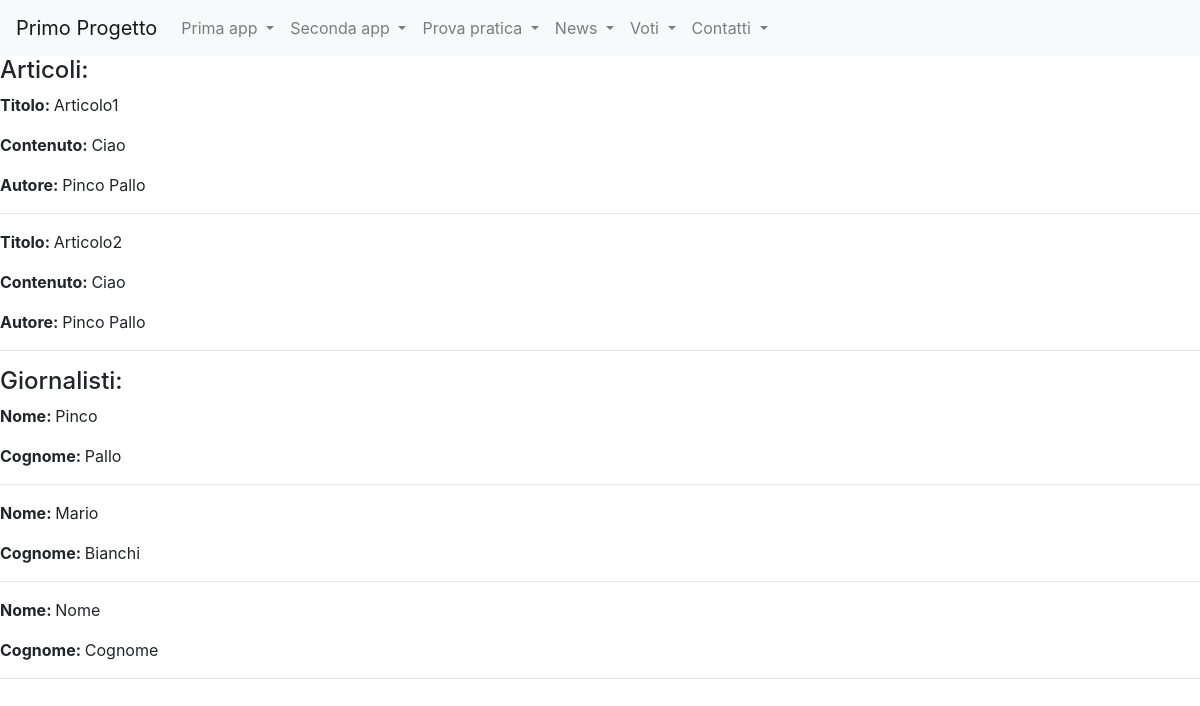
The page /news/ on the database as committed earlier.
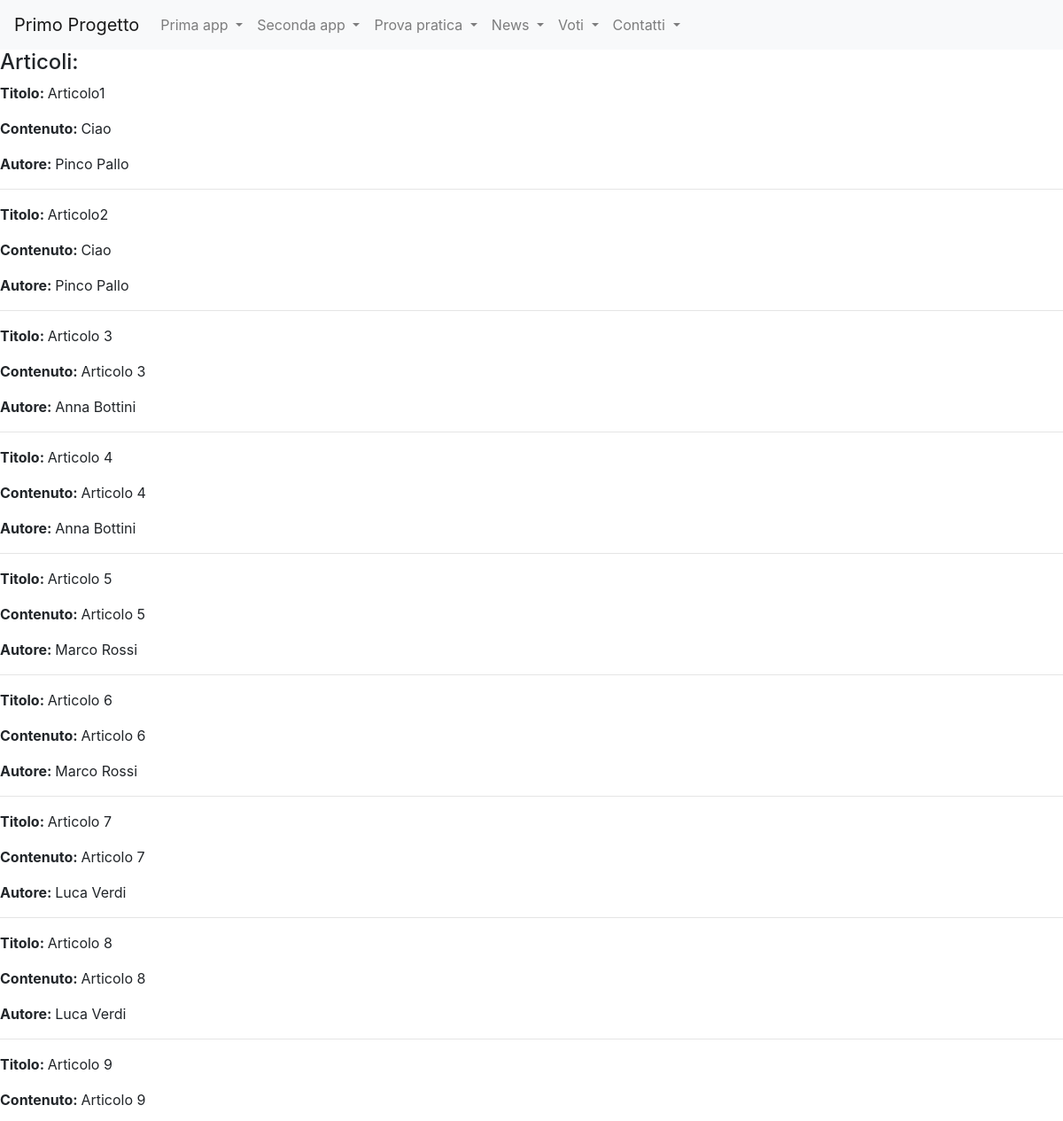
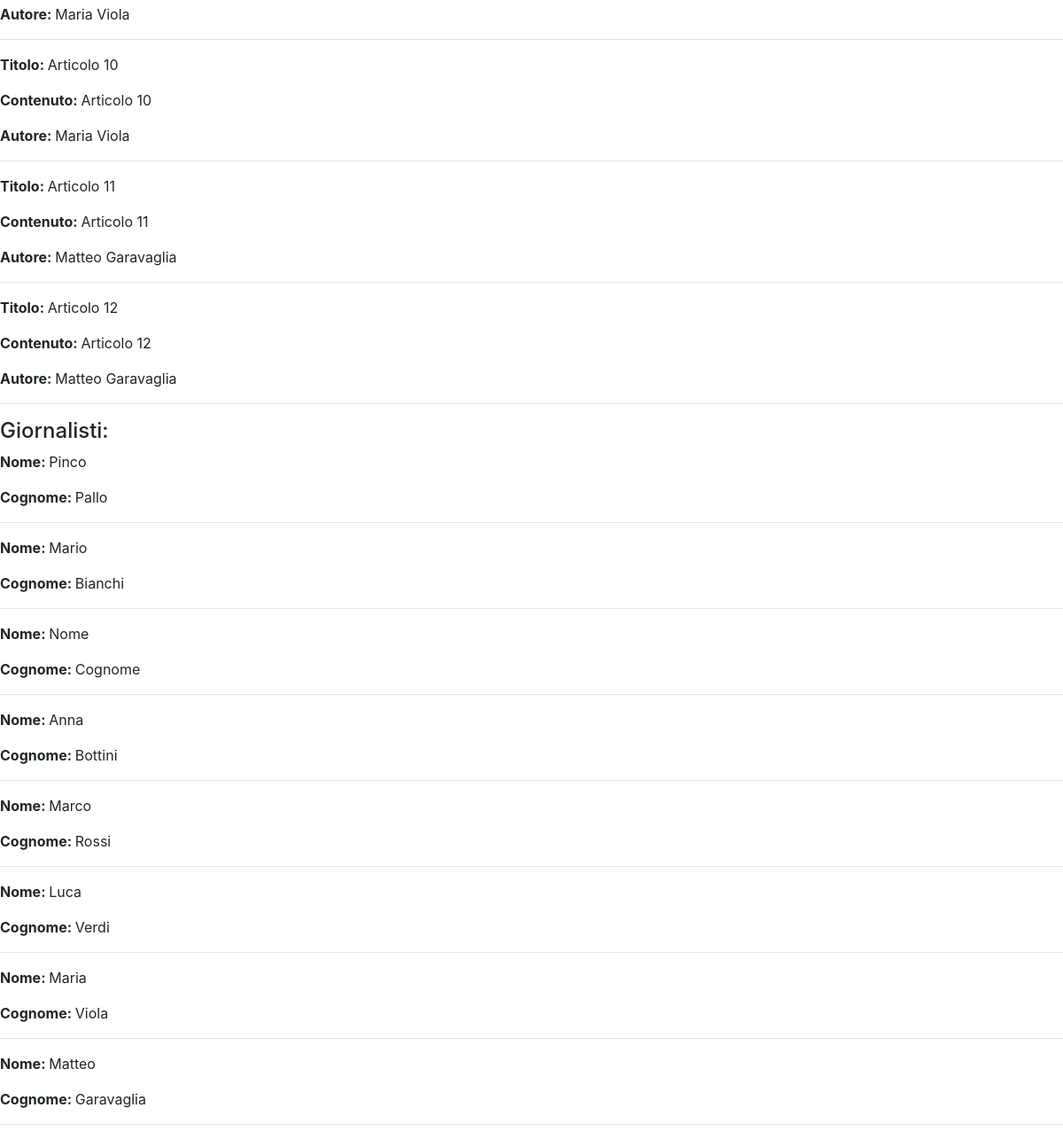
The same page on the database as committed later (2 pictures, top to bottom).
### news/models.py (models this page shows, shortened)
class Articolo(models.Model):
    visualizzazioni=models.IntegerField(default=0, blank=True)
    data_articolo=models.DateField(blank=True)
    titolo=models.CharField(max_length=100) #Stringhe di lunghezza massima 100
    contenuto=models.TextField()
    giornalista=models.ForeignKey(Giornalista, on_delete=models.CASCADE, related_name="articoli")
    class Meta:
        verbose_name = 'Articolo'
        verbose_name_plural = 'Articoli'

class Giornalista(models.Model):
    nome=models.CharField(max_length=20) #Stringhe di lunghezza massima 20
    cognome=models.CharField(max_length=20)
    anno_nascita=models.DateField(blank=True)
    def __str__(self):
        return self.nome + " " + self.cognome
    class Meta:
        verbose_name = 'Giornalista'
        verbose_name_plural = 'Giornalisti'

### news/views.py (the view)
# urls.py: path('', home, name='homepage'),
def home(request):
    articoli = Articolo.objects.all() #articoli è la lista di articoli letti dal database
    giornalisti = Giornalista.objects.all() #uguale a articoli
    context = {"articoli": articoli,
               "giornalisti": giornalisti}
    return render(request, "news/homepage.html", context)

### news/templates/news/homepage.html (shortened to what this page needs)
<!DOCTYPE html>
{% extends "base.html"%}
{%block content%}
    <h4>Articoli:</h4>
        {%for articolo in articoli %}
            <p><strong>Titolo: </strong>{{ articolo.titolo }}</p>
            <p><strong>Contenuto: </strong>{{ articolo.contenuto }}</p>
            <p><strong>Autore: </strong>{{ articolo.giornalista }}</p>
            <hr>
        {% endfor %}
    <h4>Giornalisti:</h4>
        {%for giornalista in giornalisti %}
            <p><strong>Nome: </strong>{{ giornalista.nome }}</p>
            <p><strong>Cognome: </strong>{{ giornalista.cognome }}</p>
            <hr>
        {% endfor %}
{%endblock content%}

### templates/base.html (shortened to what this page needs)
<!DOCTYPE html>
{% load static %}
<html lang="en">
<head>
     <link rel="stylesheet" href="https://cdn.jsdelivr.net/npm/bootstrap@4.5.3/dist/css/bootstrap.min.css">
</head>
<body>
  <nav class="navbar navbar-expand-lg navbar-light bg-light">
  <a class="navbar-brand" href="/">Primo Progetto</a>
  <div class="collapse navbar-collapse" id="navbarSupportedContent">
    <ul class="navbar-nav mr-auto">
      <li class="nav-item dropdown">
        <a class="nav-link dropdown-toggle" href="#" id="navbarDropdown" role="button" data-toggle="dropdown" aria-haspopup="true" aria-expanded="false">
          Prima app
        </a>
      </li>
      <li class="nav-item dropdown">
        <a class="nav-link dropdown-toggle" href="#" id="navbarDropdown" role="button" data-toggle="dropdown" aria-haspopup="true" aria-expanded="false">
          Seconda app
        </a>
      </li>
      <li class="nav-item dropdown">
        <a class="nav-link dropdown-toggle" href="#" id="navbarDropdown" role="button" data-toggle="dropdown" aria-haspopup="true" aria-expanded="false">
          Prova pratica
        </a>
      </li>
      <li class="nav-item dropdown">
        <a class="nav-link dropdown-toggle" href="#" id="navbarDropdown" role="button" data-toggle="dropdown" aria-haspopup="true" aria-expanded="false">
          News
        </a>
      </li>
      <li class="nav-item dropdown">
        <a class="nav-link dropdown-toggle" href="#" id="navbarDropdown" role="button" data-toggle="dropdown" aria-haspopup="true" aria-expanded="false">
          Voti
        </a>
      </li>
      <li class="nav-item dropdown">
        <a class="nav-link dropdown-toggle" href="#" id="navbarDropdown" role="button" data-toggle="dropdown" aria-haspopup="true" aria-expanded="false">
          Contatti
        </a>
      </li>
    </ul>
  </div>
</nav>
    {%block content%}
    {%endblock content%}
</body>
</html>

Rows that differ between the two databases and show on the page:
added Articolo: titolo "Articolo 3", contenuto "Articolo 3", giornalista "Anna Bottini"
added Articolo: titolo "Articolo 4", contenuto "Articolo 4", giornalista "Anna Bottini"
added Articolo: titolo "Articolo 5", contenuto "Articolo 5", giornalista "Marco Rossi"
added Articolo: titolo "Articolo 6", contenuto "Articolo 6", giornalista "Marco Rossi"
added Articolo: titolo "Articolo 7", contenuto "Articolo 7", giornalista "Luca Verdi"
added Articolo: titolo "Articolo 8", contenuto "Articolo 8", giornalista "Luca Verdi"
added Articolo: titolo "Articolo 9", contenuto "Articolo 9", giornalista "Maria Viola"
added Articolo: titolo "Articolo 10", contenuto "Articolo 10", giornalista "Maria Viola"
added Articolo: titolo "Articolo 11", contenuto "Articolo 11", giornalista "Matteo Garavaglia"
added Articolo: titolo "Articolo 12", contenuto "Articolo 12", giornalista "Matteo Garavaglia"
added Giornalista: nome "Anna", cognome "Bottini"
added Giornalista: nome "Marco", cognome "Rossi"
added Giornalista: nome "Luca", cognome "Verdi"
added Giornalista: nome "Maria", cognome "Viola"
added Giornalista: nome "Matteo", cognome "Garavaglia"
